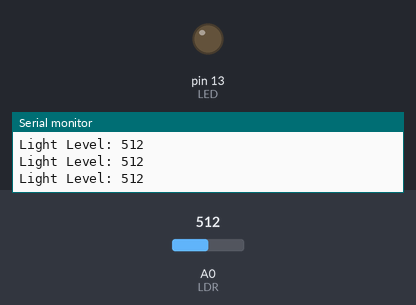
Bench run of a sketch on a simulated Arduino Uno, built with avr-gcc and run on an emulated ATmega328P. On the bench: output pins drawn as LEDs (lit = HIGH), the last lines printed to the serial monitor. Inputs (shaded band) come from the test bench; at power-on: A0 (LDR) = 512.

Above: at 1.3 s.
1.4 s: A0 (LDR) set to 491
At 2.0 s:
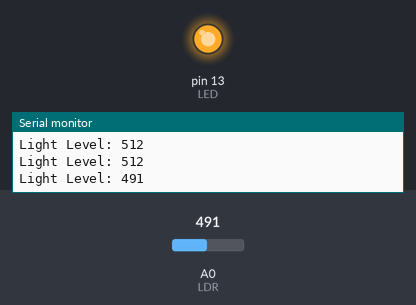
3.0 s: A0 (LDR) set to 510
At 4.2 s:
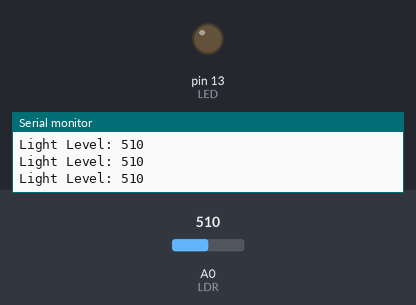
4.5 s: A0 (LDR) set to 490
At 5.6 s:
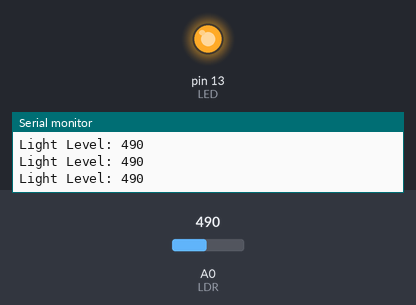
Timing chart, 0 to 7.5 s (numbered marks = the images above; inputs shaded):
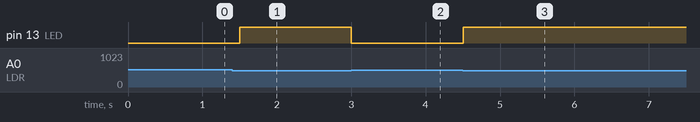

Measured:
- the behaviour switches between 500 and 499 on A0 (LDR) (found by bisection; images 0 and 1)
- after the input at 1.4 s, pin 13 (LED): LOW → HIGH after 0.10 s
- after the input at 3.0 s, pin 13 (LED): HIGH → LOW at once
- after the input at 4.5 s, pin 13 (LED): LOW → HIGH at once

The sketch:

LDR_STREETLIGHT.ino
```cpp
/*
Code Name:LDR_STREETLIGHT
Author: RoboSiddhi

⚠ Warning

This project and its code are shared for learning and personal use only.
Commercial use, redistribution, or selling (in any form) of this code or
project is not allowed without proper permission.

                                                                                 .
              !^           .   ..   ..
              ??^~~~^.      ....:....
             :P5J?7?JY5.   ...^:::^..
            .BG5JY75&JYG   ...^:::^..
            .BBBP57?YYYG.   ....::::
             :YBBGYJ??Y?   .  .^ YGGY.
              :!BBBBY!:       .G??5BP^
            ~GP5P5??77!7:    .^J55Y!
           ^#57!7#5777!?57~:~77JG~
           ?#G5PB#57777!B5GG5YPJ.
          .BGYY&&BPY???J!!Y5Y7:
          :7!~!7777!!!!^

Description:This project is an automated lighting system based on the Arduino platform. It utilizes a Light Dependent Resistor
(LDR) to detect environmental light intensity. The system automatically turns on an LED when the surroundings become dark and
turns it off when there is sufficient light, simulating the behavior of smart streetlights or garden lamps
Great for
learning robotics, DIY projects, and basic STEM applications.
*/
const int LDR = A0; // Use 'const' for variables that won't change
const int LED = 13;

void setup() {
  pinMode(LED, OUTPUT);
  pinMode(LDR, INPUT); // Good practice, though optional for analog pins
  Serial.begin(9600);
}

void loop() {
  int light = analogRead(LDR);
  Serial.print("Light Level: "); // Label your data
  Serial.println(light);

  // LOGIC:
  // If reading is LOW (Dark), turn LED ON
  if (light < 500) {
    digitalWrite(LED, HIGH);
  }
  // If reading is HIGH (Bright), turn LED OFF
  else {
    digitalWrite(LED, LOW);
  }

  delay(500);
}
```
